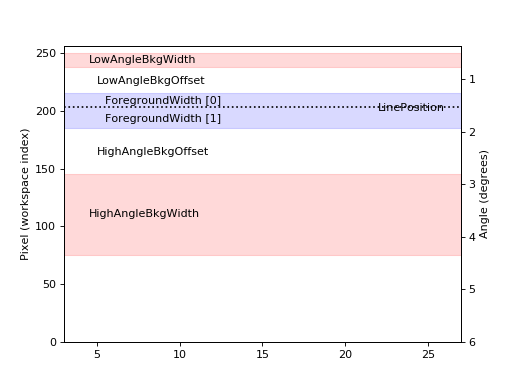

Recreate this plot in Python.
from mantid.api import mtd
from mantid.simpleapi import ExtractMonitors, LoadILLReflectometry
import matplotlib.pyplot as plt
import numpy

ws = LoadILLReflectometry('ILL/D17/317370.nxs')
ExtractMonitors(ws, DetectorWorkspace='ws')
ws=mtd['ws']
det0 = ws.getDetector(0)
det1 = ws.getDetector(ws.getNumberHistograms() - 1)
theta0 = numpy.rad2deg(ws.detectorSignedTwoTheta(det0))
theta1 = numpy.rad2deg(ws.detectorSignedTwoTheta(det1))
fig, ax = plt.subplots(subplot_kw={'projection': 'mantid'})
ax.set_xlim(xmin=3, xmax=27)
ax.set_ylim(ymin=0, ymax=ws.getNumberHistograms())
ax.set_ylabel('Pixel (workspace index)')
ax.axhspan(238, 250, color='red', alpha=0.15)
ax.text(4.5, 241, 'LowAngleBkgWidth')
ax.text(5, 223, 'LowAngleBkgOffset')
ax.axhspan(185, 215, color='blue', alpha=0.15)
ax.text(5.5, 206, 'ForegroundWidth [0]')
ax.axhline(203, linestyle=':', color='k')  # Line position
ax.text(22, 200, 'LinePosition')
ax.text(5.5, 190, 'ForegroundWidth [1]')
ax.text(5, 162, 'HighAngleBkgOffset')
ax.axhspan(75, 145, color='red', alpha=0.15)
ax.text(4.5, 108, 'HighAngleBkgWidth')
ax2 = ax.twinx()
ax2.set_ylim(ymin=theta0, ymax=theta1)
ax2.set_ylabel('Angle (degrees)')
